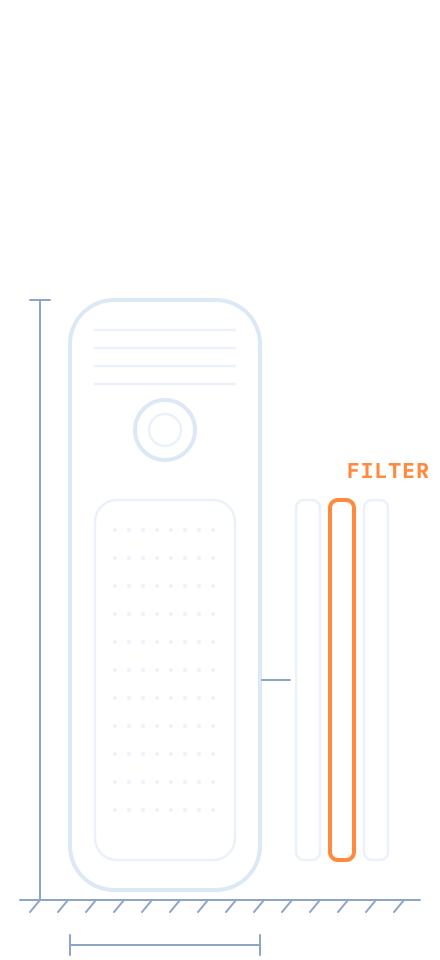
#> input picture assets/blueprints/air_purifier_dark.png, 880 x 1920 px (shown at 1/2 size)
$ python -i new_brand.py   (imports and definitions only)
#> lines starting #> are read from the running program, lines starting #| are printed output that depends on the picture; after the words box and inside, x2 and y2 are one past the last pixel; in counts of white or black regions, pixels touching at a corner belong together
#!/usr/bin/env python3
"""가전소 카드뉴스 자동화를 새 브랜드용 저장소로 복제한다.

사용:
  python3 new_brand.py --config brand.json --out /path/new-repo [--source DIR] [--force]

--source 를 주지 않으면 ① 이 스킬의 assets/template/ ② 이 스크립트가 들어 있는 저장소(가전소 저장소) 순서로 원본을 찾는다.
원본 코드는 가전소 값(브랜드명·QR 주소·저장소 이름·색 등)을 그대로 담고 있으므로, 여기서 brand.json 값으로 바꿔 쓴다.
업종에 따라 고쳐야 하는 문장(주제 선정·출처·일러스트 종류 등)은 자동으로 바꾸지 않고 REBRAND_TODO.md 에 줄 번호로 남긴다.
"""
import argparse, colorsys, json, os, pathlib, re, shutil, sys

HERE = pathlib.Path(__file__).resolve().parent
SKILL = HERE.parent

# 원본에서 그대로 가져올 파일·폴더 (cards/, log/, plan/, 로고·QR·진행자 이미지 등 가전소 전용 자료는 가져오지 않는다)
INCLUDE = [
    "gen_cards.py", "approval_publish.py", "publish.py", "publish_reel.py", "make_reel.py", "reel_overlay.py",
    "collect_metrics.py", "topic_request.py", "ROUTINE_PROMPT.md", "CLAUDE.md", ".gitignore",
    ".github/workflows/publish-on-approval.yml", ".github/workflows/metrics.yml",
    ".github/workflows/meta-check.yml", ".github/workflows/topic-request.yml",
    "design/blueprints", "assets/blueprints", "docs/reel_host.md",
]
RENAME = {"log/reports/20261017.md": "docs/report_example.md"}  # 주간 리포트 형식 예시
TEXT_EXT = {".py", ".md", ".yml", ".yaml", ".sh", ".html", ".txt", ".json", ".gitignore", ".svg"}

# 가전소 기본 팔레트(코드 속 이름: navy, blue, ice, orange)
OLD = {"navy": "1A2A4A", "blue": "2E5EAA", "ice": "DCE8F5", "orange": "FF8A3D"}
# 기본색에서 파생된 보조색: 새 기본색에 맞춰 같은 관계(색상·명도·채도 차이)로 다시 계산한다
DERIVED = {
    "6E86AC": "navy", "8FA5C7": "navy", "B8C7DB": "navy",      # 페이지 번호·주석·점선
    "6B7688": "navy", "9AA6B2": "navy", "6A7C9A": "navy",      # 웜 그레이(부제·페이지 번호)·라이트 그레이·CTA 점선
    "24385F": "navy", "405278": "navy",                        # 네이비 표지 줄무늬·옛 디자인 보조
    "185FA5": "blue", "3A6CBA": "blue",                        # 아이스 배경 글씨·블루 줄무늬
    "EEF3FA": "ice", "EAF1FA": "ice", "F7F8FA": "ice",         # 표 줄무늬·오프화이트
    "C4D5EA": "ice", "A9C4E6": "ice", "8FB1DC": "ice",         # 옛 디자인 보조
    "C9561A": "orange", "FFE3C8": "orange", "FF9B5C": "orange",  # 특가 글씨·주황 배경 보조
}
OLD_TOKENS = ["가전소", "gajeonso", "GAJEONSO", "Gajeonso", "PHwrX", "1KT9JGteGYQLhsHnVDmcU2xAhqZLI-lKl", "家電所"]
DOMAIN_WORDS = (r"가전|하이마트|롯데|한전|KEPCO|kepco|삼성|LG|애플|아이폰|김장|에어컨|냉장고|세탁기|건조기|청소기|TV|정왕|"
                r"kWh|kW|누진|콘센트|드럼|통돌이|설치|소비전력|AS센터|AS |매장|평수|인치|전기요금|Appliance|appliance|navy crew|navy lanyard")
APPLIANCE = ("가전", "가전제품")


def hexrgb(h):
    h = h.lstrip("#")
    return tuple(int(h[i:i + 2], 16) for i in (0, 2, 4))


def rgbhex(c):
    return "".join(f"{max(0, min(255, round(v))):02X}" for v in c)


# [63 lines left out: functions derive, color_map, apply_colors, replacements, medal_line, not called in this run]


WEEKLY = [  # 새 저장소에는 리포트가 없으므로 첫 리포트 시점을 정해 준다
    ("ROUTINE_PROMPT.md", "로부터 7일 이상 지난 날(지금 주기로는 매주 토요일)]",
     "로부터 7일 이상 지난 날. 리포트가 아직 하나도 없으면 log/ig-card-news-log.md 의 첫 발행 성공일로부터 7일 이상 지난 날(그 전에는 쓰지 않는다)]"),
    ("CLAUDE.md", "가장 최근 `log/reports/` 리포트로부터 7일이 지난 날은",
     "가장 최근 `log/reports/` 리포트(없으면 첫 발행 성공일)로부터 7일이 지난 날은"),
]

STAMP_OLD = """        lw = round(base_logo.width * lh / base_logo.height)
"""
STAMP_NEW = """        lw = round(base_logo.width * lh / base_logo.height)
        max_w = 150 - (36 if dark else 0)  # 가로로 긴 로고도 오른쪽 위 로고 칸(x=820~1040) 안에 들어가게 줄인다
        if lw > max_w:
            lh, lw = round(lh * max_w / lw), max_w
"""


# [29 lines left out: functions find_source, prepare_logo, not called in this run]


def symbol_box(logo_path):
    """로고의 심볼 영역(px). 심볼과 글자(워드마크) 사이에 빈 줄 띠가 있으면 위쪽 심볼만, 없으면 잉크 전체."""
    from PIL import Image
    im = Image.open(logo_path).convert("L")
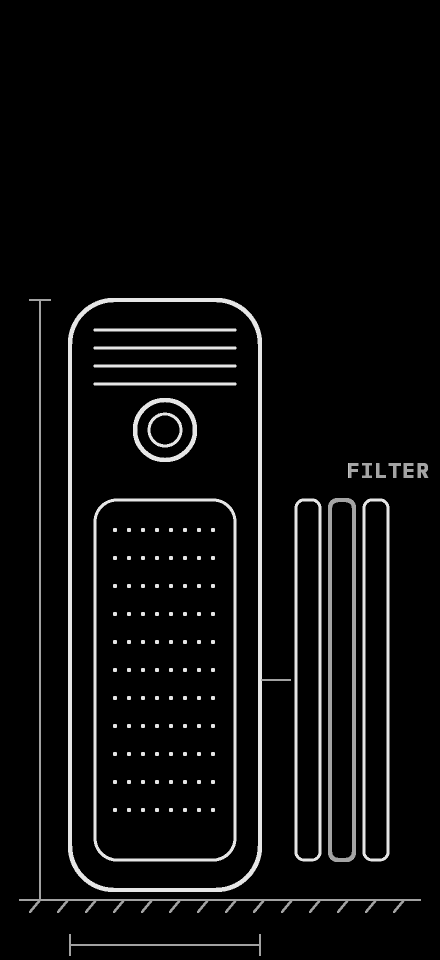
#> im: PIL image 880x1920 L (shown at 1/2 size); min 0, max 255, mean 12.2
    w, h = im.size
#> w = 880; h = 1920
    ink = im.point(lambda v: 255 if v < 200 else 0)
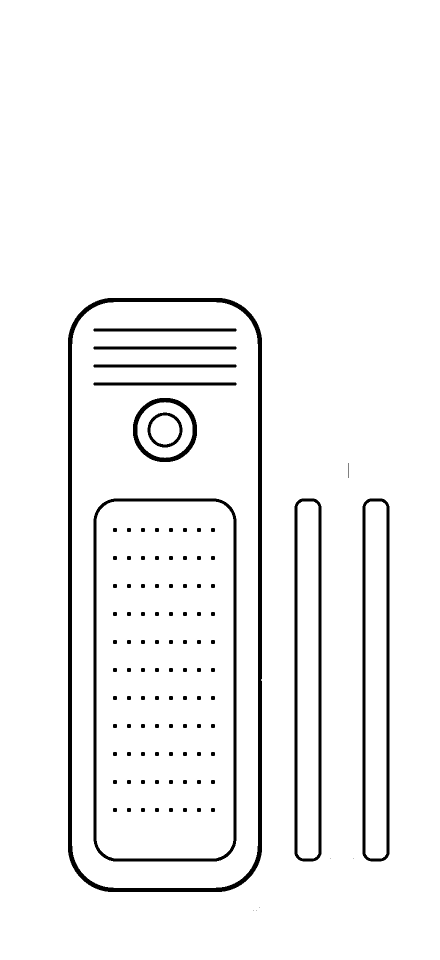
#> ink: PIL image 880x1920 L (shown at 1/2 size); 95.8% white; 104 black regions (5 under 20 px), largest, box (x1, y1, x2, y2) and area: (136, 596, 524, 1784) 24346, (187, 997, 473, 1723) 11589, (589, 997, 643, 1723) 9044
    box = ink.getbbox() or (0, 0, w, h)
#> box = (0, 0, 880, 1920)
    rows = [ink.crop((0, y, w, y + 1)).getbbox() is not None for y in range(box[1], box[3])]
#> rows = 1920 items, first 6: True, True, True, True, True, True
    segs, start = [], None
    for i, r in enumerate(rows + [False]):
        if r and start is None:
            start = i
        elif not r and start is not None:
            segs.append((start, i)); start = None
#> this loop made 1921 passes
#> start on pass 1: 0
#> after the loop, segs = [(0, 1920)]
    total = box[3] - box[1]
#> total = 1920
    merged = [list(segs[0])] if segs else []
#> merged = [[0, 1920]]
    for a, b in segs[1:]:  # 3% 미만의 작은 틈은 같은 덩어리로 본다
        if a - merged[-1][1] < total * 0.03:
            merged[-1][1] = b
        else:
            merged.append([a, b])
#> this loop made 0 passes
    if len(merged) >= 2 and (merged[0][1] - merged[0][0]) >= total * 0.4:
        top, bottom = box[1] + merged[0][0], box[1] + merged[0][1]
        box = ink.crop((0, top, w, bottom)).getbbox()
        box = (box[0], top, box[2], bottom)
    return box, (w, h)


# [7 lines left out: function auto_medal_crop, not called in this run]


def make_mark(logo_path, dst):
    """카드 오른쪽 위 작은 심볼(가전소의 콘센트 자리)용 마스크: 심볼 부분을 정사각형 L 이미지로(잉크=255)."""
    from PIL import Image
    box, _ = symbol_box(logo_path)
#> box = (0, 0, 880, 1920)
    im = Image.open(logo_path).convert("L").crop(box)
    side = max(im.size)
#> side = 1920
    sq = Image.new("L", (side, side), 255)
#> sq: PIL image 1920x1920 L; every value is 255
    sq.paste(im, ((side - im.width) // 2, (side - im.height) // 2))
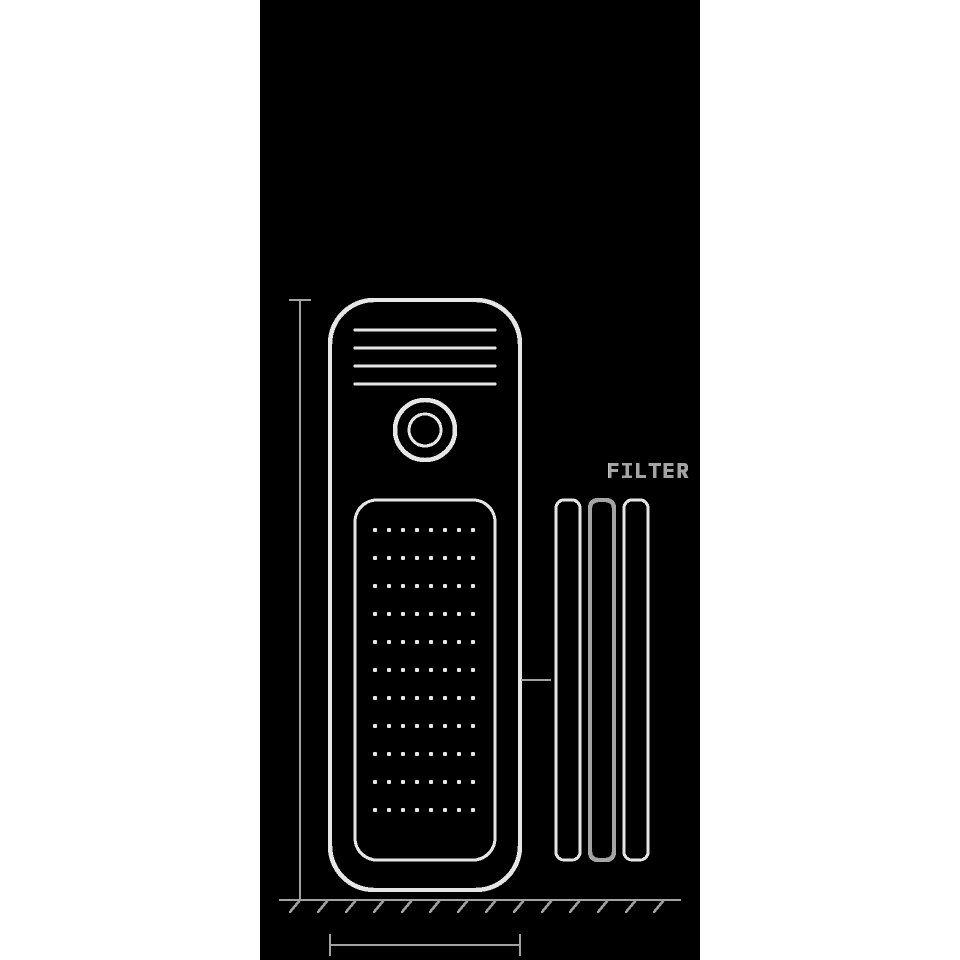
#> sq: PIL image 1920x1920 L (shown at 1/2 size); min 0, max 255, mean 143.7
    sq.point(lambda v: max(0, min(255, int((245 - v) * 255 / 185)))).resize((256, 256), Image.LANCZOS).save(dst)
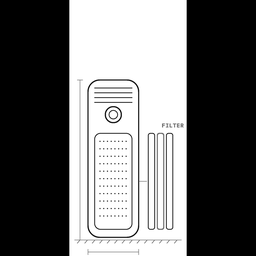
#> saved as out.png: PIL image 256x256 L; min 0, max 255, mean 110.7


PLUG_NEW = '''def lab_plug(c, cx=952, cy=114, size=76, color=None, dot=None):
    """브랜드 심볼(assets/brand_mark.png)을 한 색으로 찍는다(원본 디자인의 콘센트 심볼 자리)."""
    L = LAB[c.bg]; color = color or L["sym"]
    m = Image.open(os.path.join(HERE, "assets", "brand_mark.png")).convert("L")
    side = int(size * S); m = m.resize((side, side), Image.LANCZOS)
    c.img.paste(Image.new("RGB", m.size, color), (int((cx - size / 2) * S), int((cy - size / 2) * S)), m)


'''
GENERIC_NEW = '''D["generic"] = ("공통 (상자형 포장)", P, f"""
<rect class="m" x="90" y="600" width="240" height="300" rx="10"/>
<path class="m" d="M90 600L122 540H298L330 600"/>
<path class="d" d="M122 540L152 600M298 540L268 600"/>
<path class="dd" d="M210 600V900"/>
<rect class="d" x="130" y="700" width="160" height="90" rx="10"/>
<path class="d" d="M150 730H270M150 760H240"/>
<circle class="c" cx="210" cy="745" r="72"/>
<text class="tx" x="90" y="520">GENERIC</text>
{floor()}{vdim(540, 900, 50)}{hdim(90, 330)}
""")

'''


# [223 lines left out: functions render_blueprints, make_qr, plan_skeleton, readme, main, not called in this run]


# [2 lines not run here, left out]

>>> result = make_mark('../../../../assets/blueprints/air_purifier_dark.png', 'out.png')

$ run again, on assets/blueprints/dishwasher_dark.png
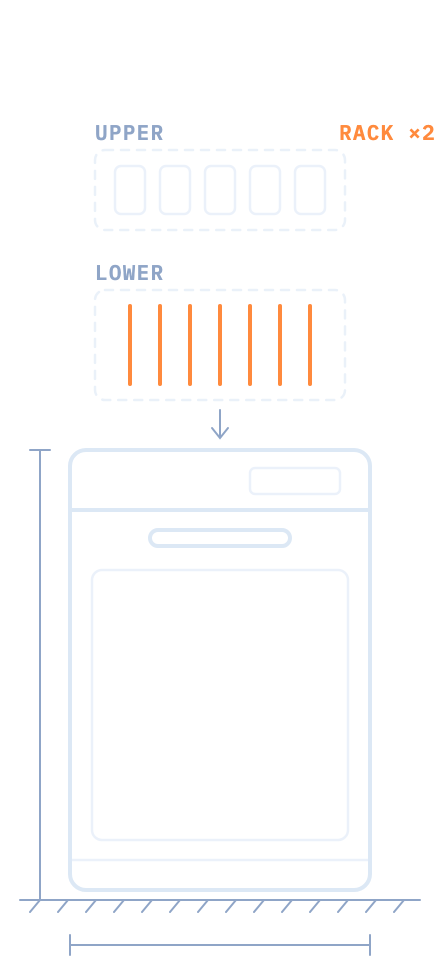
#> input picture assets/blueprints/dishwasher_dark.png, 880 x 1920 px (shown at 1/2 size)
#> in symbol_box, `ink = im.point(lambda v: 255 if v < 200 else 0)`:
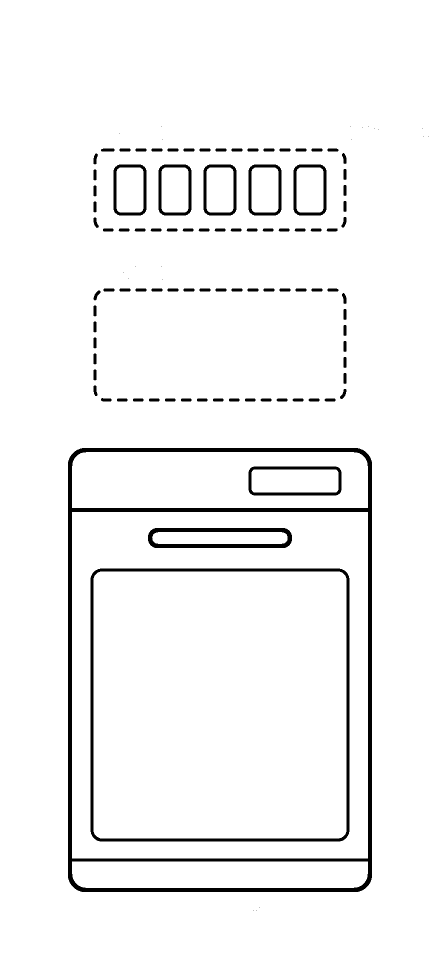
#> ink: PIL image 880x1920 L (shown at 1/2 size); 95.8% white; 113 black regions (20 under 20 px), largest, box (x1, y1, x2, y2) and area: (136, 896, 744, 1784) 31758, (181, 1137, 699, 1683) 12426, (296, 1056, 584, 1096) 4879
#> in symbol_box, `box = ink.getbbox() or (0, 0, w, h)`: box = (0, 0, 880, 1920)
#> rows = 1920 items, first 6: True, True, True, True, True, True
#> the loop in symbol_box, `for i, r in enumerate(rows + [False]):` made 1921 passes
#> start on pass 1: 0
#> after the loop in symbol_box, `for i, r in enumerate(rows + [False]):`: segs = [(0, 1920)]
#> total = 1920
#> merged = [[0, 1920]]
#> in make_mark, `box, _ = symbol_box(logo_path)`: box = (0, 0, 880, 1920)
#> in make_mark, `sq.point(lambda v: max(0, min(255, int((245 - v) * 255 / 185)))).resiz..`:
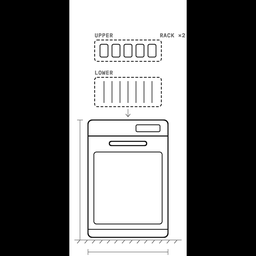
#> saved as out.png: PIL image 256x256 L; min 0, max 255, mean 110.4
